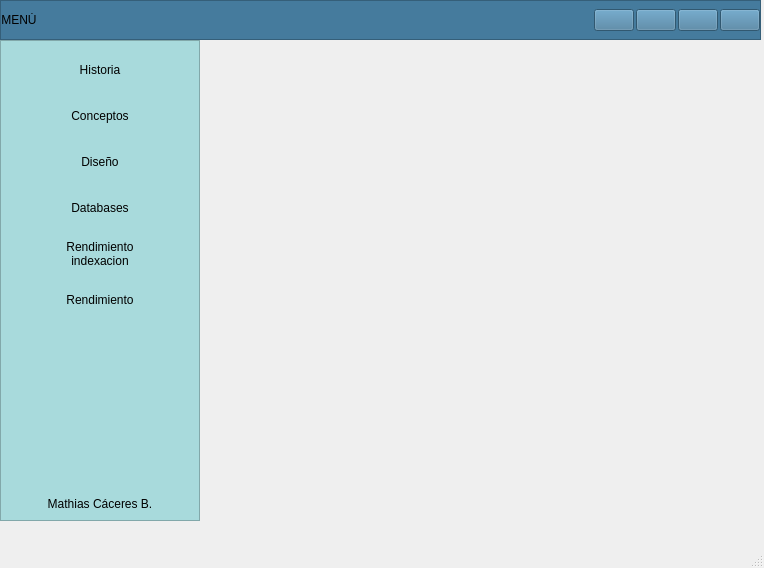
<?xml version="1.0" encoding="UTF-8"?>
<ui version="4.0">
 <class>MainWindow</class>
 <widget class="QMainWindow" name="MainWindow">
  <property name="geometry">
   <rect>
    <x>0</x>
    <y>0</y>
    <width>764</width>
    <height>568</height>
   </rect>
  </property>
  <property name="windowTitle">
   <string>MainWindow</string>
  </property>
  <widget class="QWidget" name="centralwidget">
   <widget class="QFrame" name="Frame_Superior">
    <property name="geometry">
     <rect>
      <x>0</x>
      <y>0</y>
      <width>761</width>
      <height>40</height>
     </rect>
    </property>
    <property name="minimumSize">
     <size>
      <width>0</width>
      <height>40</height>
     </size>
    </property>
    <property name="maximumSize">
     <size>
      <width>16777215</width>
      <height>40</height>
     </size>
    </property>
    <property name="styleSheet">
     <string notr="true">background-color: rgb(69, 123, 157);</string>
    </property>
    <property name="frameShape">
     <enum>QFrame::StyledPanel</enum>
    </property>
    <property name="frameShadow">
     <enum>QFrame::Raised</enum>
    </property>
    <layout class="QHBoxLayout" name="horizontalLayout_2">
     <property name="spacing">
      <number>2</number>
     </property>
     <property name="leftMargin">
      <number>0</number>
     </property>
     <property name="topMargin">
      <number>0</number>
     </property>
     <property name="rightMargin">
      <number>0</number>
     </property>
     <property name="bottomMargin">
      <number>0</number>
     </property>
     <item>
      <widget class="QPushButton" name="btn_menu">
       <property name="minimumSize">
        <size>
         <width>0</width>
         <height>0</height>
        </size>
       </property>
       <property name="maximumSize">
        <size>
         <width>16777215</width>
         <height>16777215</height>
        </size>
       </property>
       <property name="layoutDirection">
        <enum>Qt::LeftToRight</enum>
       </property>
       <property name="styleSheet">
        <string notr="true">QPushButton{
background-color:#457b9d;
font:87 12pt&quot;Arial Black&quot;;
border-radius:0px;
}

QPushButton:hover{
background-color: #a8dadc;
font:87 12pt&quot;Arial Back&quot;;
border-radius:0px;
}</string>
       </property>
       <property name="text">
        <string>MENÚ</string>
       </property>
       <property name="icon">
        <iconset>
         <normaloff>../../../Imagenes/bars-solid.svg</normaloff>../../../Imagenes/bars-solid.svg</iconset>
       </property>
      </widget>
     </item>
     <item>
      <spacer name="horizontalSpacer">
       <property name="orientation">
        <enum>Qt::Horizontal</enum>
       </property>
       <property name="sizeHint" stdset="0">
        <size>
         <width>523</width>
         <height>20</height>
        </size>
       </property>
      </spacer>
     </item>
     <item>
      <widget class="QPushButton" name="btn_minimizar">
       <property name="styleSheet">
        <string notr="true">QPushButtom{
border:0px;
}
QPushButton:hover{
border:5px solid #a8dadc;
background-color:#a8dadc;
}
</string>
       </property>
       <property name="text">
        <string/>
       </property>
       <property name="icon">
        <iconset>
         <normaloff>../../../Imagenes/window-minimize-solid.svg</normaloff>../../../Imagenes/window-minimize-solid.svg</iconset>
       </property>
      </widget>
     </item>
     <item>
      <widget class="QPushButton" name="btn_restaurar">
       <property name="styleSheet">
        <string notr="true">QPushButtom{
border:0px;
}
QPushButton:hover{
border:5px solid #a8dadc;
background-color:#a8dadc;
}</string>
       </property>
       <property name="text">
        <string/>
       </property>
       <property name="icon">
        <iconset>
         <normaloff>../../../Imagenes/window-restore-regular.svg</normaloff>../../../Imagenes/window-restore-regular.svg</iconset>
       </property>
      </widget>
     </item>
     <item>
      <widget class="QPushButton" name="btn_maximizar">
       <property name="styleSheet">
        <string notr="true">QPushButtom{
border:0px;
}
QPushButton:hover{
border:5px solid #a8dadc;
background-color:#a8dadc;
}</string>
       </property>
       <property name="text">
        <string/>
       </property>
       <property name="icon">
        <iconset>
         <normaloff>../../../Imagenes/window-maximize-solid.svg</normaloff>../../../Imagenes/window-maximize-solid.svg</iconset>
       </property>
      </widget>
     </item>
     <item>
      <widget class="QPushButton" name="btn_cerrar">
       <property name="maximumSize">
        <size>
         <width>16777215</width>
         <height>16777215</height>
        </size>
       </property>
       <property name="styleSheet">
        <string notr="true">QPushButtom{
border:0px;
}
QPushButton:hover{
border:5px solid #a8dadc;
background-color:#a8dadc;
}</string>
       </property>
       <property name="text">
        <string/>
       </property>
       <property name="icon">
        <iconset>
         <normaloff>../../../Imagenes/times-circle-solid.svg</normaloff>../../../Imagenes/times-circle-solid.svg</iconset>
       </property>
      </widget>
     </item>
    </layout>
   </widget>
   <widget class="QFrame" name="Frame_Inferior_Izq">
    <property name="geometry">
     <rect>
      <x>0</x>
      <y>40</y>
      <width>200</width>
      <height>481</height>
     </rect>
    </property>
    <property name="minimumSize">
     <size>
      <width>200</width>
      <height>0</height>
     </size>
    </property>
    <property name="maximumSize">
     <size>
      <width>200</width>
      <height>16777215</height>
     </size>
    </property>
    <property name="styleSheet">
     <string notr="true">QFrame{
background-color:#a8dadc;}

QPushButton{
background-color:#a8dadc;
border-top-left-radius: 20px;
border-bottom-left-radius: 20px;
font: 75 12pt &quot;Arial Narrow&quot;;
}
QPushButton:hover{
background-color:#a8dadc;
border-top-left-radius:20px;
border-bottom-left-radius:20px;
font: 75 12pt&quot;Arial Narrow&quot;;
}</string>
    </property>
    <property name="frameShape">
     <enum>QFrame::StyledPanel</enum>
    </property>
    <property name="frameShadow">
     <enum>QFrame::Raised</enum>
    </property>
    <layout class="QVBoxLayout" name="verticalLayout_3">
     <item>
      <widget class="QPushButton" name="pushButton_9">
       <property name="minimumSize">
        <size>
         <width>0</width>
         <height>40</height>
        </size>
       </property>
       <property name="maximumSize">
        <size>
         <width>16777215</width>
         <height>40</height>
        </size>
       </property>
       <property name="styleSheet">
        <string notr="true">QFrame{
background-color:#a8dadc;}

QPushButton{
background-color:#a8dadc;
border-top-left-radius: 20px;
border-bottom-left-radius: 20px;
font: 75 12pt &quot;Arial Narrow&quot;;
}
QPushButton:hover{
background-color:#f1faee;
border-top-left-radius:20px;
border-bottom-left-radius:20px;
font: 75 12pt&quot;Arial Narrow&quot;;
}
</string>
       </property>
       <property name="text">
        <string>Historia</string>
       </property>
       <property name="icon">
        <iconset>
         <normaloff>../../../Imagenes/history-solid.svg</normaloff>../../../Imagenes/history-solid.svg</iconset>
       </property>
      </widget>
     </item>
     <item>
      <widget class="QPushButton" name="pushButton_7">
       <property name="minimumSize">
        <size>
         <width>0</width>
         <height>40</height>
        </size>
       </property>
       <property name="maximumSize">
        <size>
         <width>16777215</width>
         <height>40</height>
        </size>
       </property>
       <property name="styleSheet">
        <string notr="true">QFrame{
background-color:#a8dadc;}

QPushButton{
background-color:#a8dadc;
border-top-left-radius: 20px;
border-bottom-left-radius: 20px;
font: 75 12pt &quot;Arial Narrow&quot;;
}
QPushButton:hover{
background-color:#f1faee;
border-top-left-radius:20px;
border-bottom-left-radius:20px;
font: 75 12pt&quot;Arial Narrow&quot;;
}
</string>
       </property>
       <property name="text">
        <string>Conceptos</string>
       </property>
       <property name="icon">
        <iconset>
         <normaloff>../../../Imagenes/chalkboard-teacher-solid.svg</normaloff>../../../Imagenes/chalkboard-teacher-solid.svg</iconset>
       </property>
      </widget>
     </item>
     <item>
      <widget class="QPushButton" name="pushButton_6">
       <property name="minimumSize">
        <size>
         <width>0</width>
         <height>40</height>
        </size>
       </property>
       <property name="maximumSize">
        <size>
         <width>16777215</width>
         <height>40</height>
        </size>
       </property>
       <property name="styleSheet">
        <string notr="true">QFrame{
background-color:#a8dadc;}

QPushButton{
background-color:#a8dadc;
border-top-left-radius: 20px;
border-bottom-left-radius: 20px;
font: 75 12pt &quot;Arial Narrow&quot;;
}
QPushButton:hover{
background-color:#f1faee;
border-top-left-radius:20px;
border-bottom-left-radius:20px;
font: 75 12pt&quot;Arial Narrow&quot;;
}
</string>
       </property>
       <property name="text">
        <string>Diseño</string>
       </property>
       <property name="icon">
        <iconset>
         <normaloff>../../../Imagenes/pencil-ruler-solid.svg</normaloff>../../../Imagenes/pencil-ruler-solid.svg</iconset>
       </property>
      </widget>
     </item>
     <item>
      <widget class="QPushButton" name="pushButton_8">
       <property name="minimumSize">
        <size>
         <width>0</width>
         <height>40</height>
        </size>
       </property>
       <property name="maximumSize">
        <size>
         <width>16777215</width>
         <height>40</height>
        </size>
       </property>
       <property name="styleSheet">
        <string notr="true">QFrame{
background-color:#a8dadc;}

QPushButton{
background-color:#a8dadc;
border-top-left-radius: 20px;
border-bottom-left-radius: 20px;
font: 75 12pt &quot;Arial Narrow&quot;;
}
QPushButton:hover{
background-color:#f1faee;
border-top-left-radius:20px;
border-bottom-left-radius:20px;
font: 75 12pt&quot;Arial Narrow&quot;;
}
</string>
       </property>
       <property name="text">
        <string>Databases</string>
       </property>
       <property name="icon">
        <iconset>
         <normaloff>../../../Imagenes/database-solid.svg</normaloff>../../../Imagenes/database-solid.svg</iconset>
       </property>
      </widget>
     </item>
     <item>
      <widget class="QPushButton" name="pushButton_10">
       <property name="minimumSize">
        <size>
         <width>0</width>
         <height>40</height>
        </size>
       </property>
       <property name="maximumSize">
        <size>
         <width>16777215</width>
         <height>40</height>
        </size>
       </property>
       <property name="styleSheet">
        <string notr="true">QFrame{
background-color:#a8dadc;}

QPushButton{
background-color:#a8dadc;
border-top-left-radius: 20px;
border-bottom-left-radius: 20px;
font: 75 12pt &quot;Arial Narrow&quot;;
}
QPushButton:hover{
background-color:#f1faee;
border-top-left-radius:20px;
border-bottom-left-radius:20px;
font: 75 12pt&quot;Arial Narrow&quot;;
}
</string>
       </property>
       <property name="text">
        <string>Rendimiento 
indexacion</string>
       </property>
       <property name="icon">
        <iconset>
         <normaloff>../../../Imagenes/hourglass-half-solid.svg</normaloff>../../../Imagenes/hourglass-half-solid.svg</iconset>
       </property>
      </widget>
     </item>
     <item>
      <widget class="QPushButton" name="pushButton_11">
       <property name="minimumSize">
        <size>
         <width>0</width>
         <height>40</height>
        </size>
       </property>
       <property name="maximumSize">
        <size>
         <width>16777215</width>
         <height>40</height>
        </size>
       </property>
       <property name="styleSheet">
        <string notr="true">QFrame{
background-color:#a8dadc;}

QPushButton{
background-color:#a8dadc;
border-top-left-radius: 20px;
border-bottom-left-radius: 20px;
font: 75 12pt &quot;Arial Narrow&quot;;
}
QPushButton:hover{
background-color:#f1faee;
border-top-left-radius:20px;
border-bottom-left-radius:20px;
font: 75 12pt&quot;Arial Narrow&quot;;
}
</string>
       </property>
       <property name="text">
        <string>Rendimiento</string>
       </property>
       <property name="icon">
        <iconset>
         <normaloff>../../../Imagenes/hourglass-half-solid.svg</normaloff>../../../Imagenes/hourglass-half-solid.svg</iconset>
       </property>
      </widget>
     </item>
     <item>
      <spacer name="verticalSpacer">
       <property name="orientation">
        <enum>Qt::Vertical</enum>
       </property>
       <property name="sizeHint" stdset="0">
        <size>
         <width>20</width>
         <height>194</height>
        </size>
       </property>
      </spacer>
     </item>
     <item>
      <widget class="QLabel" name="label">
       <property name="text">
        <string>Mathias Cáceres B.</string>
       </property>
       <property name="alignment">
        <set>Qt::AlignCenter</set>
       </property>
      </widget>
     </item>
    </layout>
   </widget>
   <widget class="QStackedWidget" name="stackedWidget">
    <property name="geometry">
     <rect>
      <x>200</x>
      <y>40</y>
      <width>561</width>
      <height>471</height>
     </rect>
    </property>
    <property name="currentIndex">
     <number>0</number>
    </property>
    <widget class="QWidget" name="Pag_1"/>
    <widget class="QWidget" name="Pag_2"/>
    <widget class="QWidget" name="Pag_3"/>
    <widget class="QWidget" name="Pag_4"/>
    <widget class="QWidget" name="Pag_5"/>
   </widget>
  </widget>
  <widget class="QMenuBar" name="menubar">
   <property name="geometry">
    <rect>
     <x>0</x>
     <y>0</y>
     <width>764</width>
     <height>26</height>
    </rect>
   </property>
  </widget>
  <widget class="QStatusBar" name="statusbar"/>
 </widget>
 <resources/>
 <connections/>
</ui>
